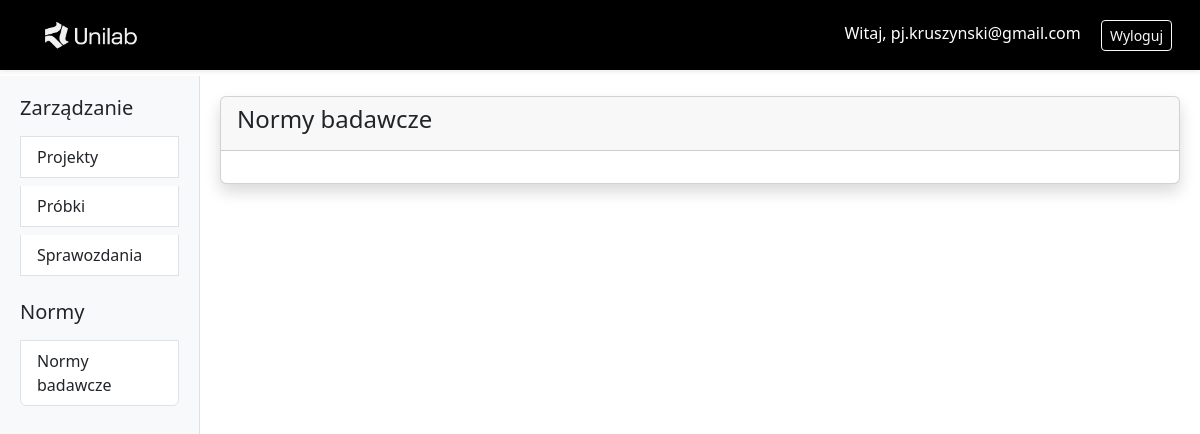
The app's page /standards/ (signed in), older data.
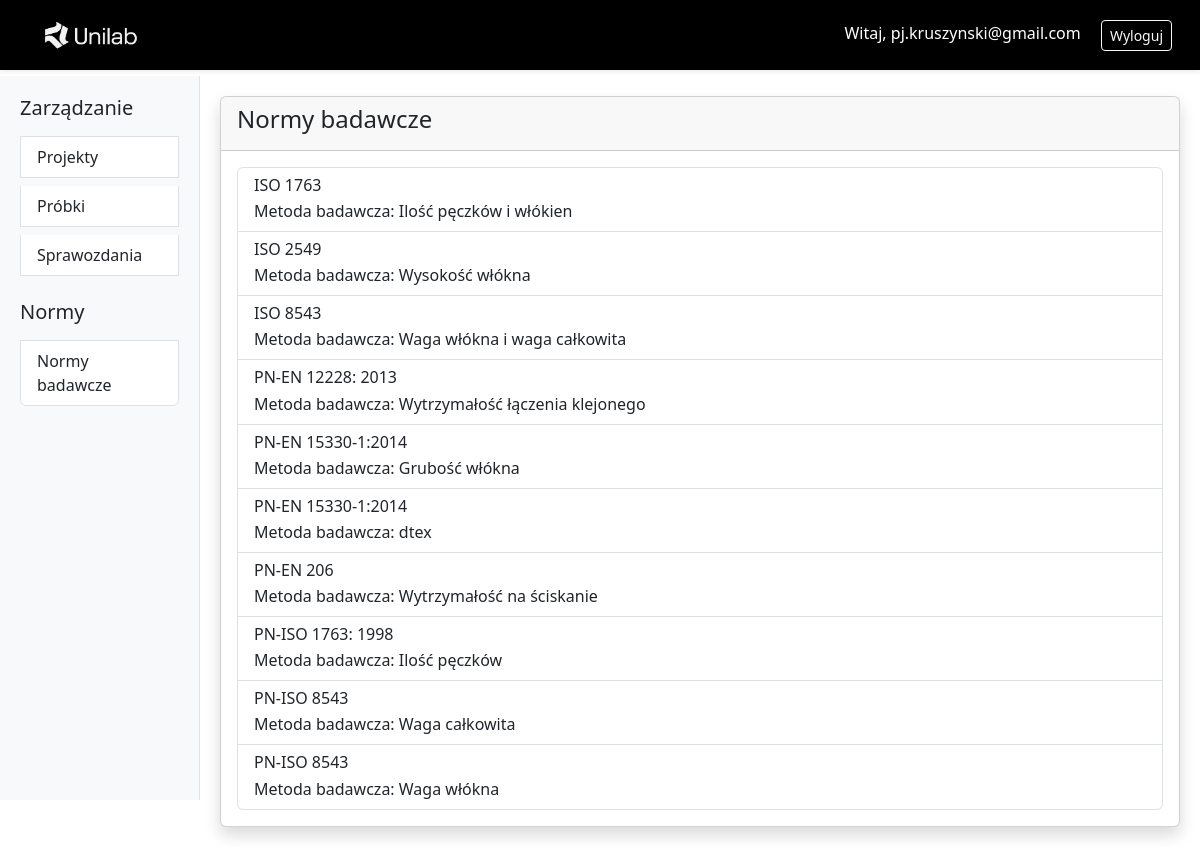
The same page, newer data.
### projects/models.py (models this page shows, shortened)
class ResearchStandard(models.Model):
    name = models.CharField("Norma badawcza", max_length=50, help_text="Nazwa normy badawczej np. PN-EN 206")
    method = models.CharField(max_length=50, help_text="Metoda badania np. Wytrzymałość na ściskanie")
    class Meta:
        verbose_name = _("Norma Badawcza")
        verbose_name_plural = _("Normy Badawcze")
        ordering = ['name']
        constraints = [
            models.UniqueConstraint(
                fields=['name', 'method'],
                name='unique_standard_method'
            )
        ]

### projects/views.py (the view)
class ResearchStandardListView(LoginRequiredMixin, ListView):
    model = ResearchStandard
    template_name = 'standard_list.html'
    paginate_by = 20

### projects/templates/standard_list.html
{% extends "base.html" %}
{% block content %}
<div class="card shadow">
  <div class="card-header">
    <h4>Normy badawcze</h4>
  </div>
  <div class="card-body">
    <div class="list-group">
      {% for standard in object_list %}
      <a href="#" class="list-group-item list-group-item-action">
        <div class="d-flex flex-column">
          <h6 class="mb-1 text-start">{{ standard.name }}</h6>
          <p class="mb-0 text-start">Metoda badawcza: {{ standard.method }}</p>
        </div>
      </a>
      {% endfor %}
    </div>
  </div>
</div>
{% endblock %}

Row changes from the older to the newer data that the page shows:
added ResearchStandard: name "ISO 1763", method "Ilość pęczków i włókien"
added ResearchStandard: name "ISO 2549", method "Wysokość włókna"
added ResearchStandard: name "ISO 8543", method "Waga włókna i waga całkowita"
added ResearchStandard: name "PN-EN 12228: 2013", method "Wytrzymałość łączenia klejonego"
added ResearchStandard: name "PN-EN 15330-1:2014", method "Grubość włókna"
added ResearchStandard: name "PN-EN 15330-1:2014", method "dtex"
added ResearchStandard: name "PN-EN 206", method "Wytrzymałość na ściskanie"
added ResearchStandard: name "PN-ISO 1763: 1998", method "Ilość pęczków"
added ResearchStandard: name "PN-ISO 8543", method "Waga całkowita"
added ResearchStandard: name "PN-ISO 8543", method "Waga włókna"
